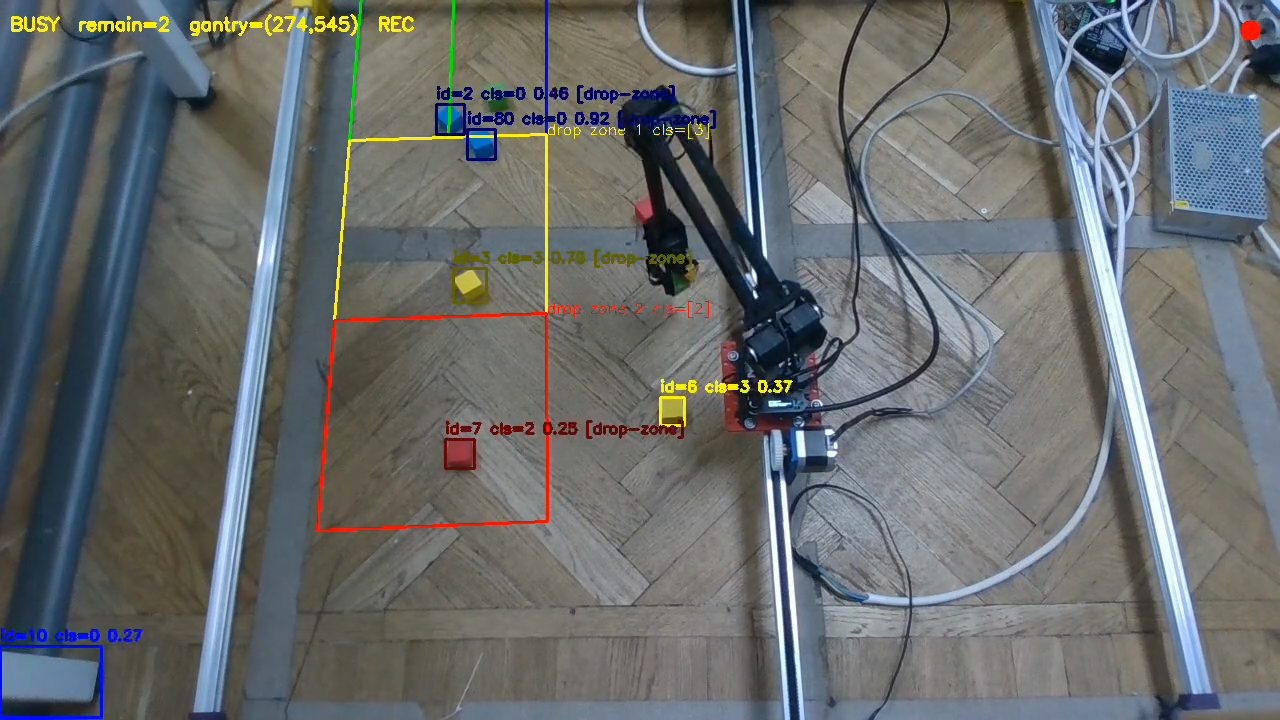
#> input picture assets/posters/overhead-gantry-manipulator.jpg, 1280 x 720 px; its folder holds only this picture in this run
$ python posters-burgundy.py
#> lines starting #> are read from the running program, lines starting #| are printed output that depends on the picture; after the words box and inside, x2 and y2 are one past the last pixel; in counts of white or black regions, pixels touching at a corner belong together
#!/usr/bin/env -S uv run --script
# /// script
# requires-python = ">=3.10"
# dependencies = ["numpy>=1.26", "pillow>=10.1"]
# ///
"""Dark burgundy duotone posters for the "Halo on burgundy" design.

    uv run tools/posters-burgundy.py      # reads assets/posters/*.jpg, writes *-burgundy.webp

Luminance is pressed down (the plates stay dark on the #3a0c14 field) and mapped
through near-black burgundy -> #5c1521 -> rose-cream, so the grid is one colour
until a clip plays.
"""
import glob, os
import numpy as np
from PIL import Image, ImageOps

STOPS = [(0.00, (0x14, 0x05, 0x08)),
         (0.55, (0x5c, 0x15, 0x21)),
         (1.00, (0xc8, 0xa9, 0xa2))]

def ramp(t):
    out = np.zeros(t.shape + (3,), np.float32)
    for (a, ca), (b, cb) in zip(STOPS, STOPS[1:]):
        sel = (t >= a) & (t <= b)
        k = ((t[sel] - a) / (b - a))[..., None]
        out[sel] = np.array(ca) + k * (np.array(cb) - np.array(ca))
    return out

here = os.path.dirname(os.path.abspath(__file__))
posters = os.path.join(here, '..', 'assets', 'posters')
for src in sorted(glob.glob(os.path.join(posters, '*.jpg'))):
    g = ImageOps.autocontrast(Image.open(src).convert('L'), cutoff=1)
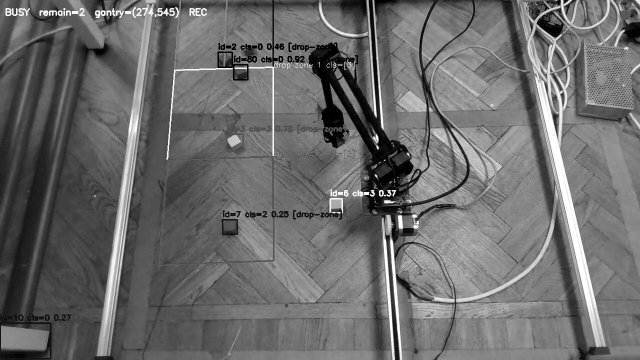
#> g: PIL image 1280x720 L (shown at 1/2 size); min 0, max 255, mean 107.7
    t = (np.asarray(g, np.float32) / 255) ** 1.35 * 0.86
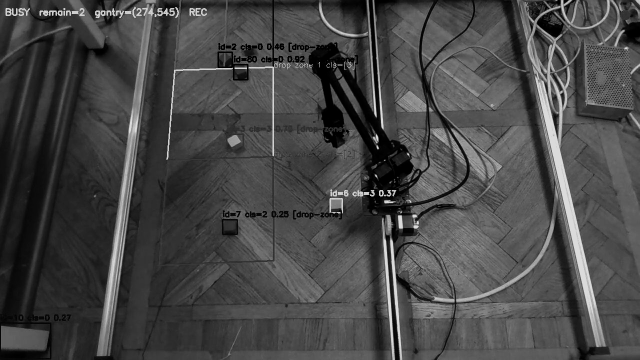
#> t: shape (720, 1280) float32 (shown at 1/2 size); min 0, max 0.86, mean 0.28
    img = Image.fromarray(ramp(t).round().clip(0, 255).astype(np.uint8), 'RGB')
#> the loop in ramp, `for (a, ca), (b, cb) in zip(STOPS, STOPS[1:]):` made 2 passes
#> pass 1, in ramp, `sel = (t >= a) & (t <= b)`:
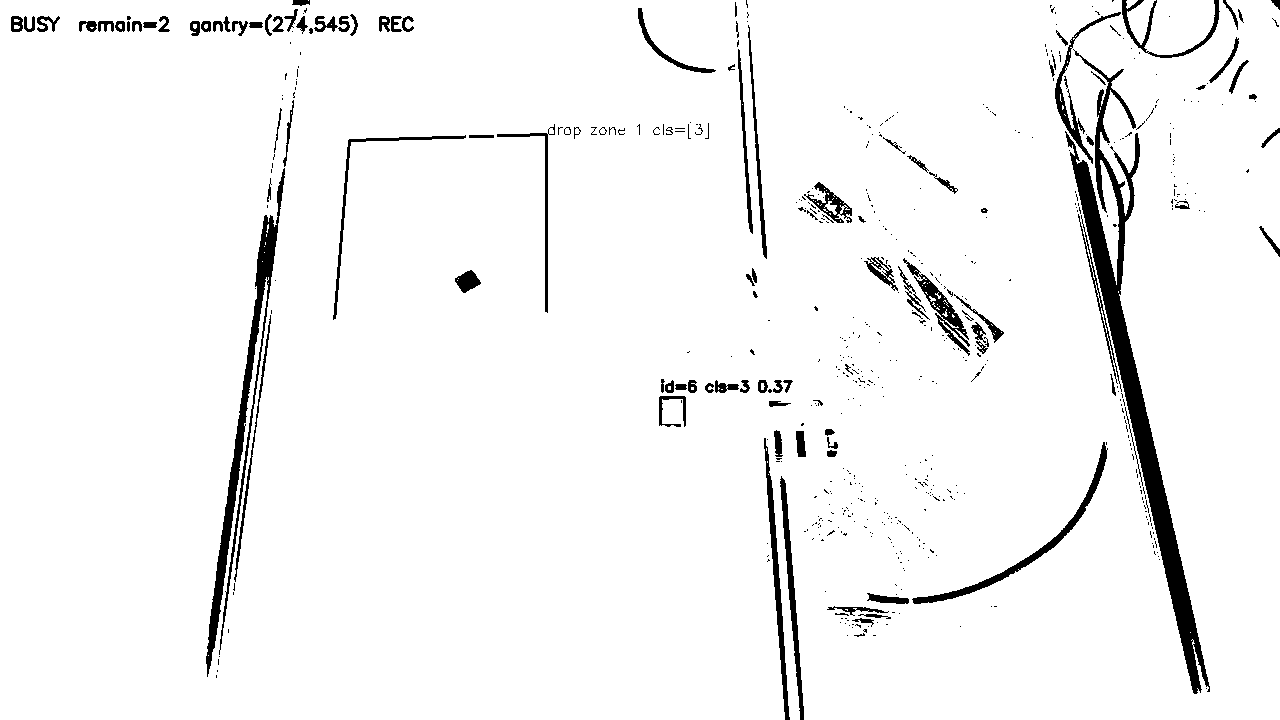
#> sel: shape (720, 1280) bool; 95.7% white; 590 black regions (474 under 20 px), largest, box (x1, y1, x2, y2) and area: (1065, 49, 1210, 694) 11799, (206, 168, 285, 677) 5034, (912, 442, 1108, 604) 1780
#> after the loop in ramp, `for (a, ca), (b, cb) in zip(STOPS, STOPS[1:]):`:
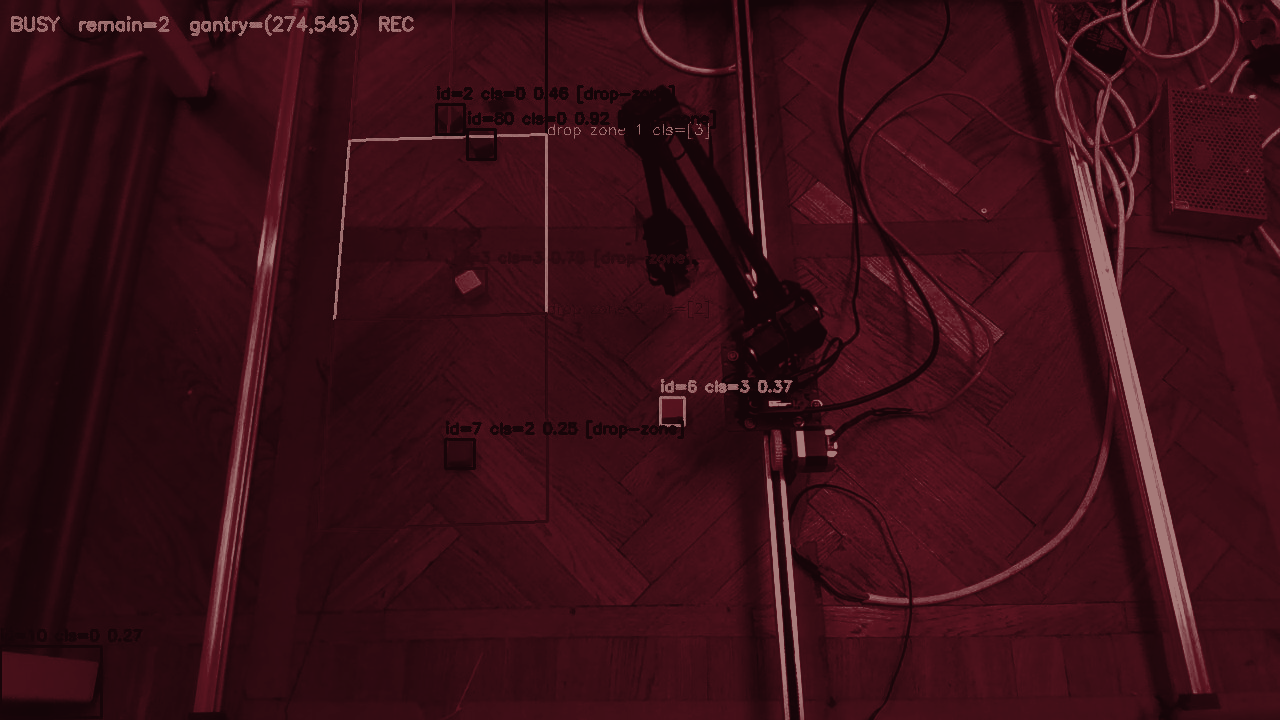
#> out: shape (720, 1280, 3) float32; mean of channels 0, 1, 2 57.4, 15.4, 22.5; drawn as R, G, B
    dst = src[:-4] + '-burgundy.webp'
    img.save(dst, quality=80, method=6)
    print(os.path.basename(dst), img.size, os.path.getsize(dst) // 1024, 'KB')
#| overhead-gantry-manipulator-burgundy.webp (1280, 720) 39 KB
